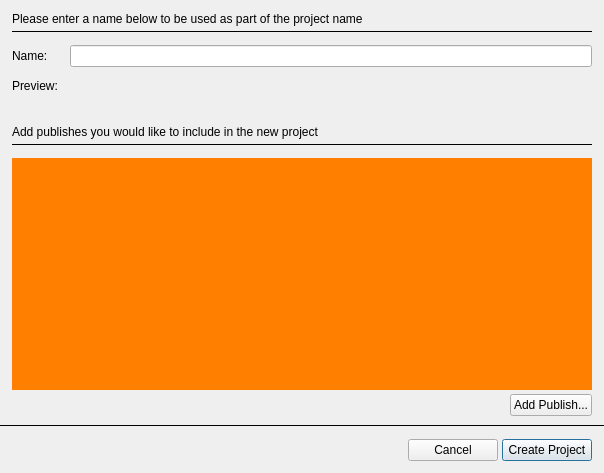
<?xml version="1.0" encoding="UTF-8"?>
<ui version="4.0">
 <class>NewProjectForm</class>
 <widget class="QWidget" name="NewProjectForm">
  <property name="geometry">
   <rect>
    <x>0</x>
    <y>0</y>
    <width>604</width>
    <height>473</height>
   </rect>
  </property>
  <property name="windowTitle">
   <string>Form</string>
  </property>
  <layout class="QVBoxLayout" name="verticalLayout" stretch="0,1,0">
   <property name="spacing">
    <number>4</number>
   </property>
   <property name="margin">
    <number>0</number>
   </property>
   <item>
    <layout class="QVBoxLayout" name="verticalLayout_2" stretch="0,0,0,0,0">
     <property name="spacing">
      <number>12</number>
     </property>
     <property name="leftMargin">
      <number>12</number>
     </property>
     <property name="topMargin">
      <number>12</number>
     </property>
     <property name="rightMargin">
      <number>12</number>
     </property>
     <property name="bottomMargin">
      <number>4</number>
     </property>
     <item>
      <layout class="QVBoxLayout" name="verticalLayout_5">
       <property name="spacing">
        <number>4</number>
       </property>
       <item>
        <widget class="QLabel" name="info_label">
         <property name="minimumSize">
          <size>
           <width>0</width>
           <height>0</height>
          </size>
         </property>
         <property name="text">
          <string>Please enter a name below to be used as part of the project name</string>
         </property>
         <property name="alignment">
          <set>Qt::AlignLeading|Qt::AlignLeft|Qt::AlignVCenter</set>
         </property>
         <property name="wordWrap">
          <bool>false</bool>
         </property>
        </widget>
       </item>
       <item>
        <widget class="Line" name="name_line">
         <property name="frameShadow">
          <enum>QFrame::Plain</enum>
         </property>
         <property name="orientation">
          <enum>Qt::Horizontal</enum>
         </property>
        </widget>
       </item>
      </layout>
     </item>
     <item>
      <layout class="QGridLayout" name="gridLayout">
       <property name="spacing">
        <number>-1</number>
       </property>
       <item row="0" column="0">
        <widget class="QLabel" name="label_2">
         <property name="text">
          <string>Name:</string>
         </property>
         <property name="margin">
          <number>1</number>
         </property>
        </widget>
       </item>
       <item row="0" column="1">
        <widget class="QLineEdit" name="name_edit"/>
       </item>
       <item row="1" column="1">
        <widget class="QLabel" name="name_preview_label">
         <property name="text">
          <string/>
         </property>
         <property name="alignment">
          <set>Qt::AlignLeading|Qt::AlignLeft|Qt::AlignTop</set>
         </property>
         <property name="margin">
          <number>1</number>
         </property>
         <property name="indent">
          <number>-1</number>
         </property>
        </widget>
       </item>
       <item row="1" column="0">
        <widget class="QLabel" name="label_4">
         <property name="text">
          <string>Preview:</string>
         </property>
         <property name="alignment">
          <set>Qt::AlignLeading|Qt::AlignLeft|Qt::AlignTop</set>
         </property>
         <property name="margin">
          <number>1</number>
         </property>
        </widget>
       </item>
      </layout>
     </item>
     <item>
      <spacer name="verticalSpacer">
       <property name="orientation">
        <enum>Qt::Vertical</enum>
       </property>
       <property name="sizeType">
        <enum>QSizePolicy::Fixed</enum>
       </property>
       <property name="sizeHint" stdset="0">
        <size>
         <width>20</width>
         <height>20</height>
        </size>
       </property>
      </spacer>
     </item>
     <item>
      <layout class="QVBoxLayout" name="verticalLayout_6">
       <property name="spacing">
        <number>4</number>
       </property>
       <item>
        <widget class="QLabel" name="label">
         <property name="text">
          <string>Add publishes you would like to include in the new project</string>
         </property>
        </widget>
       </item>
       <item>
        <widget class="Line" name="publishes_line">
         <property name="frameShadow">
          <enum>QFrame::Plain</enum>
         </property>
         <property name="orientation">
          <enum>Qt::Horizontal</enum>
         </property>
        </widget>
       </item>
      </layout>
     </item>
     <item>
      <layout class="QVBoxLayout" name="verticalLayout_4" stretch="1,0">
       <property name="spacing">
        <number>4</number>
       </property>
       <item>
        <widget class="PublishListView" name="publish_list" native="true">
         <property name="styleSheet">
          <string notr="true">#publish_list {
background-color: rgb(255, 128, 0);
}</string>
         </property>
        </widget>
       </item>
       <item>
        <layout class="QHBoxLayout" name="horizontalLayout" stretch="1,0">
         <item>
          <spacer name="horizontalSpacer_2">
           <property name="orientation">
            <enum>Qt::Horizontal</enum>
           </property>
           <property name="sizeHint" stdset="0">
            <size>
             <width>0</width>
             <height>20</height>
            </size>
           </property>
          </spacer>
         </item>
         <item>
          <widget class="QPushButton" name="add_publish_btn">
           <property name="minimumSize">
            <size>
             <width>32</width>
             <height>0</height>
            </size>
           </property>
           <property name="text">
            <string>Add Publish...</string>
           </property>
          </widget>
         </item>
        </layout>
       </item>
      </layout>
     </item>
    </layout>
   </item>
   <item>
    <widget class="Line" name="break_line">
     <property name="frameShadow">
      <enum>QFrame::Plain</enum>
     </property>
     <property name="orientation">
      <enum>Qt::Horizontal</enum>
     </property>
    </widget>
   </item>
   <item>
    <layout class="QHBoxLayout" name="horizontalLayout_3">
     <property name="leftMargin">
      <number>12</number>
     </property>
     <property name="topMargin">
      <number>8</number>
     </property>
     <property name="rightMargin">
      <number>12</number>
     </property>
     <property name="bottomMargin">
      <number>12</number>
     </property>
     <item>
      <spacer name="horizontalSpacer">
       <property name="orientation">
        <enum>Qt::Horizontal</enum>
       </property>
       <property name="sizeHint" stdset="0">
        <size>
         <width>0</width>
         <height>20</height>
        </size>
       </property>
      </spacer>
     </item>
     <item>
      <widget class="QPushButton" name="cancel_btn">
       <property name="minimumSize">
        <size>
         <width>90</width>
         <height>0</height>
        </size>
       </property>
       <property name="text">
        <string>Cancel</string>
       </property>
      </widget>
     </item>
     <item>
      <widget class="QPushButton" name="create_btn">
       <property name="minimumSize">
        <size>
         <width>90</width>
         <height>0</height>
        </size>
       </property>
       <property name="text">
        <string>Create Project</string>
       </property>
       <property name="default">
        <bool>true</bool>
       </property>
      </widget>
     </item>
    </layout>
   </item>
  </layout>
 </widget>
 <customwidgets>
  <customwidget>
   <class>PublishListView</class>
   <extends>QWidget</extends>
   <header>..publish_list_view</header>
   <container>1</container>
  </customwidget>
 </customwidgets>
 <resources>
  <include location="resources.qrc"/>
 </resources>
 <connections>
  <connection>
   <sender>cancel_btn</sender>
   <signal>clicked()</signal>
   <receiver>NewProjectForm</receiver>
   <slot>close()</slot>
   <hints>
    <hint type="sourcelabel">
     <x>386</x>
     <y>430</y>
    </hint>
    <hint type="destinationlabel">
     <x>463</x>
     <y>160</y>
    </hint>
   </hints>
  </connection>
 </connections>
</ui>
